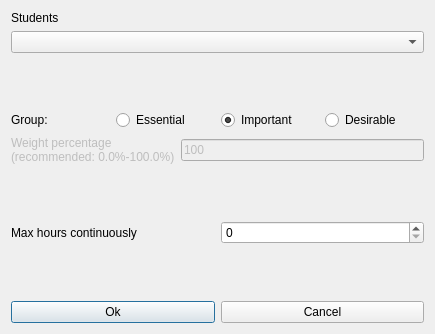
<?xml version="1.0" encoding="UTF-8"?>
<ui version="4.0">
 <class>ModifyConstraintStudentsSetMaxHoursContinuouslyForm_template</class>
 <widget class="QDialog" name="ModifyConstraintStudentsSetMaxHoursContinuouslyForm_template">
  <property name="geometry">
   <rect>
    <x>0</x>
    <y>0</y>
    <width>435</width>
    <height>334</height>
   </rect>
  </property>
  <property name="windowTitle">
   <string extracomment="This is the title of the dialog to modify a constraint of this type">Modify students set max hours continuously</string>
  </property>
  <layout class="QVBoxLayout" name="verticalLayout_2">
   <item>
    <layout class="QVBoxLayout" name="verticalLayout">
     <item>
      <widget class="QLabel" name="studentsTextLabel">
       <property name="frameShape">
        <enum>QFrame::NoFrame</enum>
       </property>
       <property name="frameShadow">
        <enum>QFrame::Plain</enum>
       </property>
       <property name="text">
        <string>Students</string>
       </property>
       <property name="wordWrap">
        <bool>false</bool>
       </property>
      </widget>
     </item>
     <item>
      <widget class="QComboBox" name="studentsComboBox">
       <property name="editable">
        <bool>false</bool>
       </property>
       <property name="insertPolicy">
        <enum>QComboBox::NoInsert</enum>
       </property>
       <property name="autoCompletion">
        <bool>false</bool>
       </property>
       <property name="duplicatesEnabled">
        <bool>false</bool>
       </property>
      </widget>
     </item>
    </layout>
   </item>
   <item>
    <spacer name="verticalSpacer">
     <property name="orientation">
      <enum>Qt::Vertical</enum>
     </property>
     <property name="sizeHint" stdset="0">
      <size>
       <width>20</width>
       <height>30</height>
      </size>
     </property>
    </spacer>
   </item>
   <item>
    <layout class="QHBoxLayout" name="horizontalLayout_4">
     <item>
      <widget class="QLabel" name="groupTextLabel">
       <property name="text">
        <string>Group:</string>
       </property>
      </widget>
     </item>
     <item>
      <widget class="QRadioButton" name="essentialRadioButton">
       <property name="text">
        <string>Essential</string>
       </property>
      </widget>
     </item>
     <item>
      <widget class="QRadioButton" name="importantRadioButton">
       <property name="text">
        <string>Important</string>
       </property>
       <property name="checked">
        <bool>true</bool>
       </property>
      </widget>
     </item>
     <item>
      <widget class="QRadioButton" name="desirableRadioButton">
       <property name="text">
        <string>Desirable</string>
       </property>
      </widget>
     </item>
    </layout>
   </item>
   <item>
    <layout class="QHBoxLayout" name="horizontalLayout_3">
     <item>
      <widget class="QLabel" name="weightTextLabel">
       <property name="enabled">
        <bool>false</bool>
       </property>
       <property name="frameShape">
        <enum>QFrame::NoFrame</enum>
       </property>
       <property name="frameShadow">
        <enum>QFrame::Plain</enum>
       </property>
       <property name="text">
        <string>Weight percentage
(recommended: 0.0%-100.0%)</string>
       </property>
       <property name="wordWrap">
        <bool>false</bool>
       </property>
      </widget>
     </item>
     <item>
      <widget class="QLineEdit" name="weightLineEdit">
       <property name="enabled">
        <bool>false</bool>
       </property>
       <property name="text">
        <string notr="true">100</string>
       </property>
      </widget>
     </item>
    </layout>
   </item>
   <item>
    <spacer name="verticalSpacer_2">
     <property name="orientation">
      <enum>Qt::Vertical</enum>
     </property>
     <property name="sizeHint" stdset="0">
      <size>
       <width>20</width>
       <height>29</height>
      </size>
     </property>
    </spacer>
   </item>
   <item>
    <layout class="QHBoxLayout" name="horizontalLayout_2">
     <item>
      <widget class="QLabel" name="maxHoursTextLabel">
       <property name="frameShape">
        <enum>QFrame::NoFrame</enum>
       </property>
       <property name="frameShadow">
        <enum>QFrame::Plain</enum>
       </property>
       <property name="text">
        <string>Max hours continuously</string>
       </property>
       <property name="wordWrap">
        <bool>false</bool>
       </property>
      </widget>
     </item>
     <item>
      <widget class="QSpinBox" name="maxHoursSpinBox"/>
     </item>
    </layout>
   </item>
   <item>
    <spacer name="verticalSpacer_3">
     <property name="orientation">
      <enum>Qt::Vertical</enum>
     </property>
     <property name="sizeHint" stdset="0">
      <size>
       <width>20</width>
       <height>30</height>
      </size>
     </property>
    </spacer>
   </item>
   <item>
    <layout class="QHBoxLayout" name="horizontalLayout">
     <item>
      <widget class="QPushButton" name="okPushButton">
       <property name="text">
        <string>Ok</string>
       </property>
      </widget>
     </item>
     <item>
      <widget class="QPushButton" name="cancelPushButton">
       <property name="text">
        <string>Cancel</string>
       </property>
      </widget>
     </item>
    </layout>
   </item>
  </layout>
 </widget>
 <layoutdefault spacing="6" margin="11"/>
 <resources/>
 <connections/>
</ui>
